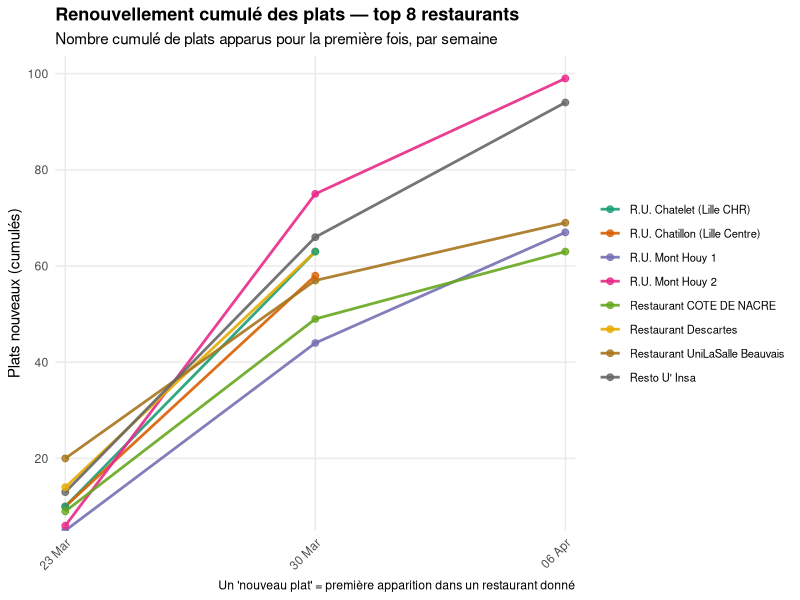

This chart was generated by the following R code:
## ---- chunk 1
library(tidyverse)
library(ggplot2)
library(lubridate)
library(scales)

# ── Menus
menus <- read_csv("menus_complets_enrichis.csv", show_col_types = FALSE) |>
  mutate(date = as.Date(date, format = "%d/%m/%Y"))

# Vérification rapide
message("Plage dates menus : ", min(menus$date, na.rm=TRUE), " → ", max(menus$date, na.rm=TRUE))
message("Lignes : ", nrow(menus))

# ── Restaurants (jointure
restos <- read_csv("liste_restaurants.csv",
                   show_col_types = FALSE) |>
  select(code, nom, region.libelle) |>
  mutate(
    nom_court = if_else(nchar(nom) > 32,
                         paste0(substr(nom, 1, 30), "…"), nom)
  )

# Fonction utilitaire : join rapide sur menus
join_restos <- function(df) {
  df |> left_join(restos, by = c("restaurant_id" = "code")) |>
    mutate(nom_court = coalesce(nom_court,
                                 paste0("ID ", restaurant_id)))
}
## ---- chunk 2
# Q10 — Renouvellement cumulé des plats 

nouveautes <- menus |>
  filter(!is.na(date)) |>
  group_by(restaurant_id, plat) |>
  summarise(premiere_date = min(date), .groups = "drop") |>
  mutate(semaine = floor_date(premiere_date,
                               unit = "week", week_start = 1))

top_ids <- nouveautes |>
  count(restaurant_id, sort = TRUE) |>
  slice_head(n = 8) |>
  pull(restaurant_id)

nouveautes_top <- nouveautes |>
  filter(restaurant_id %in% top_ids) |>
  count(restaurant_id, semaine) |>
  group_by(restaurant_id) |>
  arrange(semaine) |>
  mutate(cumul = cumsum(n)) |>
  ungroup() |>
  join_restos() |>
  mutate(nom_court = as.factor(nom_court))

# ── Calcul des breaks depuis les données réelles
date_min <- floor_date(min(nouveautes_top$semaine), "week", week_start = 1)
date_max <- ceiling_date(max(nouveautes_top$semaine), "week", week_start = 1)

# Breaks hebdomadaires forcés sur toute la plage
breaks_x <- seq.Date(date_min, date_max, by = "1 week")

# Si trop de semaines (>16), espacer d'une semaine sur deux
if (length(breaks_x) > 16) {
  breaks_x <- breaks_x[seq(1, length(breaks_x), by = 2)]
}

ggplot(nouveautes_top,
       aes(x = semaine, y = cumul,
           colour = nom_court, group = nom_court)) +
  geom_line(linewidth = 0.95, alpha = 0.9) +
  geom_point(size = 2, alpha = 0.8) +
  scale_colour_brewer(palette = "Dark2", name = NULL) +
  scale_x_date(
    breaks = breaks_x,                   # ← breaks forcés depuis les données
    labels = function(d) format(d, "%d %b"),
    expand = expansion(mult = c(0.02, 0.02))
  ) +
  scale_y_continuous(
    breaks = scales::pretty_breaks(n = 6),
    expand = expansion(mult = c(0, 0.05))
  ) +
  labs(
    title    = "Renouvellement cumulé des plats — top 8 restaurants",
    subtitle = "Nombre cumulé de plats apparus pour la première fois, par semaine",
    x = NULL, y = "Plats nouveaux (cumulés)",
    caption  = "Un 'nouveau plat' = première apparition dans un restaurant donné"
  ) +
  theme_minimal(base_size = 11) +
  theme(
    plot.title       = element_text(size = 13, face = "bold"),
    axis.text.x      = element_text(angle = 45, hjust = 1, size = 8.5),
    legend.position  = "right",
    legend.text      = element_text(size = 8),
    panel.grid.minor = element_blank()
  )
